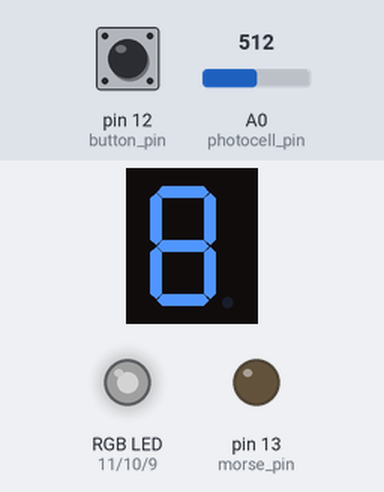
Bench run of a sketch on a simulated Arduino Uno, built with avr-gcc and run on an emulated ATmega328P. Shown: 1-digit seven-segment display, an RGB LED mixed from three pins (HIGH = lit), output pins drawn as LEDs (lit = HIGH). Wiring (inferred from the names in the program): 1-digit 7-segment display, segments lit when HIGH: segments pin 0, pin 1, pin 2, pin 4, pin 5, pin 6, pin 7. The inputs (shaded band) are chosen by the test bench; at power-on: A0 (photocell_pin) = 512, pin 12 (button_pin) LOW. Dim RGB values are drawn brighter than linear; the segment pins are drawn as the display they are named for; pins used as bus, display or sensor lines are not drawn.

Above: at 1.2 s.
1.3 s: A0 (photocell_pin) set to 482
At 1.66 s:
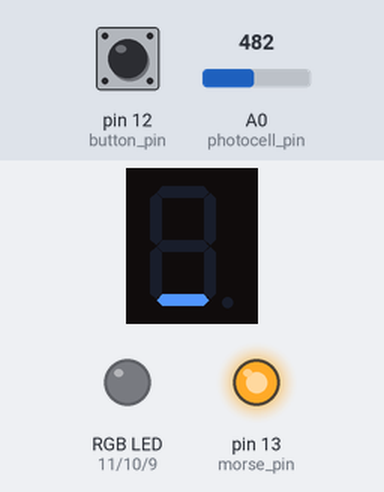
At 3.1 s:
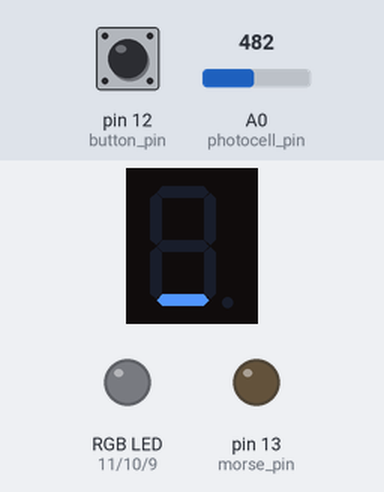
3.3 s: A0 (photocell_pin) set to 510
At 5.82 s:
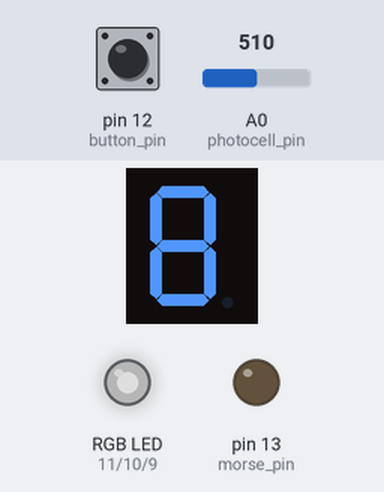
Timing chart, 0 to 12.3 s (numbered marks = the images above; inputs shaded):
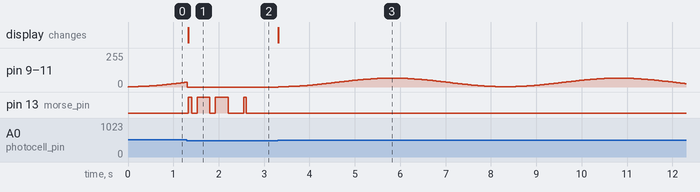

The sketch:

arduino_verkefni.ino
```cpp
// -------------------------------------------------------------------------- //
//                               Static Data                                  //
// -------------------------------------------------------------------------- //

int current_num = 0;

// ------------------------------------
// Data for RGB LED.
const int red_pin = 11;
const int green_pin = 10;
const int blue_pin = 9;

// The color combinations the assignment sheet told us were required, indexable to the right number.
byte colors[][3] = {
  {   0,   0,   0 }, // 0 --> light off
  { 255,   0,   0 }, // 1 --> red
  {   0, 255,   0 }, // 2 --> green
  { 255, 255,   0 }, // 3 --> red & green
  {   0,   0, 255 }, // 4 --> blue
  { 255,   0, 255 }, // 5 --> red & blue
  {   0, 255, 255 }, // 6 --> blue & green
  { 255, 255, 255 }, // 7 --> white (red, green & blue);
  {   0,   0,   0 }, // 8 --> light off
  {   0,   0,   0 }  // 9 --> light off
};
// ------------------------------------


// ------------------------------------
// Data for pushbutton.
const int button_pin = 12;

unsigned long wait_start = 0;
const unsigned long WAIT_THRESHOLD_TIME = 200;
// ------------------------------------


// ------------------------------------
// Data for 7 segment LED.

const int segment_count = 7;
const int segment_pins[] = { 0, 1, 2, 4, 5, 6, 7 };

const int digits[][8] = {
  {  LOW,  LOW,  LOW, HIGH,  LOW,  LOW,  LOW }, // 0
  { HIGH, HIGH,  LOW, HIGH, HIGH, HIGH,  LOW }, // 1
  {  LOW,  LOW, HIGH,  LOW, HIGH,  LOW,  LOW }, // 2
  { HIGH,  LOW,  LOW,  LOW, HIGH,  LOW,  LOW }, // 3
  { HIGH, HIGH,  LOW,  LOW,  LOW, HIGH,  LOW }, // 4
  { HIGH,  LOW,  LOW,  LOW,  LOW,  LOW, HIGH }, // 5
  {  LOW,  LOW,  LOW,  LOW,  LOW,  LOW, HIGH }, // 6
  { HIGH, HIGH,  LOW, HIGH, HIGH,  LOW,  LOW }, // 7
  {  LOW,  LOW,  LOW,  LOW,  LOW,  LOW,  LOW }, // 8
  { HIGH, HIGH,  LOW,  LOW,  LOW,  LOW,  LOW }  // 9
};
// ------------------------------------


// ------------------------------------
// Data for the morse code.
const int morse_pin = 13;

const int DOT_TIME = 100;
const int DASH_TIME = DOT_TIME * 3;
const int INTRALETTER_WAITTIME = DOT_TIME;
const int INTERLETTER_WAITTIME = DOT_TIME * 2; // We will already have waited one DOT_TIME, because of the INTRALETTER_WAITTIME
const int INTERWORD_WAITTIME = DOT_TIME * 4; // See above for why this is not DOT_TIME * 7

char morse_text[] = "We think we should get 12 for this assignment ";
char* morse_curr_pos = morse_text;

int morse_current_token = 0;
unsigned long morse_last_token_start;

boolean (*tokens[5])(unsigned long, unsigned long);
int token_count = 0;
// ------------------------------------


// ------------------------------------
// Data for sleeping / light sensor.
const int LIGHT_THRESHOLD = 500;
const int photocell_pin = A0;

const float twopi = 6.283185307f;
const float threehalfspi = 4.71238898f;
const float cycle_length = 5.0f;

const int FELL_ASLEEP = 1;
const int ASLEEP = 2;
const int WOKE_UP = 4;
const int AWAKE = 8;

int last_sleep_state = AWAKE;
unsigned long last_sleep_start;
// ------------------------------------


// -------------------------------------------------------------------------- //
//                           Function declarations                            //
// -------------------------------------------------------------------------- //

// ------------------------------------
// Functions for RGB LED.
void color(byte* c);
void bw(byte intensity);
// ------------------------------------


// ------------------------------------
// Functions. for pushbutton.
boolean button_press(unsigned long now); // To poll the button, with a guard against reading too many button clicks.
void setup_button(int pin);
// ------------------------------------


// ------------------------------------
// Functions for 7 segment LED.
void setup_digit_display();
void draw_digit(int digit);
// ------------------------------------


// ------------------------------------
// Functions for the morse code.
void setup_morse(unsigned long now);

void morse_fall_asleep(unsigned long now);
void morse_wake_up(unsigned long now, unsigned long sleep_start_time);

boolean dot(unsigned long start, unsigned long current);
boolean dash(unsigned long start, unsigned long current);
boolean interletter(unsigned long start, unsigned long current);
boolean interword(unsigned long start, unsigned long current);

// --autogen--
void morse_a() { token_count = 0; tokens[token_count++] = &dot; tokens[token_count++] = &dash; tokens[token_count++] = &interletter;};
void morse_b() { token_count = 0; tokens[token_count++] = &dash; tokens[token_count++] = &dot; tokens[token_count++] = &dot; tokens[token_count++] = &dot; tokens[token_count++] = &interletter;};
void morse_c() { token_count = 0; tokens[token_count++] = &dash; tokens[token_count++] = &dot; tokens[token_count++] = &dash; tokens[token_count++] = &dot; tokens[token_count++] = &interletter;};
void morse_d() { token_count = 0; tokens[token_count++] = &dash; tokens[token_count++] = &dot; tokens[token_count++] = &dot; tokens[token_count++] = &interletter;};
void morse_e() { token_count = 0; tokens[token_count++] = &dot; tokens[token_count++] = &interletter;};
void morse_f() { token_count = 0; tokens[token_count++] = &dot; tokens[token_count++] = &dot; tokens[token_count++] = &dash; tokens[token_count++] = &dot; tokens[token_count++] = &interletter;};
void morse_g() { token_count = 0; tokens[token_count++] = &dash; tokens[token_count++] = &dash; tokens[token_count++] = &dot; tokens[token_count++] = &interletter;};
void morse_h() { token_count = 0; tokens[token_count++] = &dot; tokens[token_count++] = &dot; tokens[token_count++] = &dot; tokens[token_count++] = &dot; tokens[token_count++] = &interletter;};
void morse_i() { token_count = 0; tokens[token_count++] = &dot; tokens[token_count++] = &dot; tokens[token_count++] = &interletter;};
void morse_j() { token_count = 0; tokens[token_count++] = &dot; tokens[token_count++] = &dash; tokens[token_count++] = &dash; tokens[token_count++] = &dash; tokens[token_count++] = &interletter;};
void morse_k() { token_count = 0; tokens[token_count++] = &dash; tokens[token_count++] = &dot; tokens[token_count++] = &dash; tokens[token_count++] = &interletter;};
void morse_l() { token_count = 0; tokens[token_count++] = &dot; tokens[token_count++] = &dash; tokens[token_count++] = &dot; tokens[token_count++] = &dot; tokens[token_count++] = &interletter;};
void morse_m() { token_count = 0; tokens[token_count++] = &dash; tokens[token_count++] = &dash; tokens[token_count++] = &interletter;};
void morse_n() { token_count = 0; tokens[token_count++] = &dash; tokens[token_count++] = &dot; tokens[token_count++] = &interletter;};
void morse_o() { token_count = 0; tokens[token_count++] = &dash; tokens[token_count++] = &dash; tokens[token_count++] = &dash; tokens[token_count++] = &interletter;};
void morse_p() { token_count = 0; tokens[token_count++] = &dot; tokens[token_count++] = &dash; tokens[token_count++] = &dash; tokens[token_count++] = &dot; tokens[token_count++] = &interletter;};
void morse_q() { token_count = 0; tokens[token_count++] = &dash; tokens[token_count++] = &dash; tokens[token_count++] = &dot; tokens[token_count++] = &dash; tokens[token_count++] = &interletter;};
void morse_r() { token_count = 0; tokens[token_count++] = &dot; tokens[token_count++] = &dash; tokens[token_count++] = &dot; tokens[token_count++] = &interletter;};
void morse_s() { token_count = 0; tokens[token_count++] = &dot; tokens[token_count++] = &dot; tokens[token_count++] = &dot; tokens[token_count++] = &interletter;};
void morse_t() { token_count = 0; tokens[token_count++] = &dash; tokens[token_count++] = &interletter;};
void morse_u() { token_count = 0; tokens[token_count++] = &dot; tokens[token_count++] = &dot; tokens[token_count++] = &dash; tokens[token_count++] = &interletter;};
void morse_v() { token_count = 0; tokens[token_count++] = &dot; tokens[token_count++] = &dot; tokens[token_count++] = &dot; tokens[token_count++] = &dash; tokens[token_count++] = &interletter;};
void morse_w() { token_count = 0; tokens[token_count++] = &dot; tokens[token_count++] = &dash; tokens[token_count++] = &dash; tokens[token_count++] = &interletter;};
void morse_x() { token_count = 0; tokens[token_count++] = &dash; tokens[token_count++] = &dot; tokens[token_count++] = &dot; tokens[token_count++] = &dash; tokens[token_count++] = &interletter;};
void morse_y() { token_count = 0; tokens[token_count++] = &dash; tokens[token_count++] = &dot; tokens[token_count++] = &dash; tokens[token_count++] = &dash; tokens[token_count++] = &interletter;};
void morse_z() { token_count = 0; tokens[token_count++] = &dash; tokens[token_count++] = &dash; tokens[token_count++] = &dot; tokens[token_count++] = &dot; tokens[token_count++] = &interletter;};


void (*alphabet[])() = { &morse_a, &morse_b, &morse_c, &morse_d, &morse_e, &morse_f, &morse_g, &morse_h, &morse_i, &morse_j, &morse_k, &morse_l, &morse_m, &morse_n, &morse_o, &morse_p, &morse_q, &morse_r, &morse_s, &morse_t, &morse_u, &morse_v, &morse_w, &morse_x, &morse_y, &morse_z };
// --autogen--

void morse_interword();

boolean char2index(char& c);
void morse_state_step();
void morse_step(unsigned long now);
// ------------------------------------


// ------------------------------------
// Data for sleeping / light sensor.
void setup_sleep(unsigned long now);

int sleep_status();

float sleep_cycle_position(unsigned long now, unsigned long start_time);
byte sleep_light_intensity(unsigned long now, unsigned long start_time);

void woke_up(unsigned long now);
void fell_asleep(unsigned long now);
// ------------------------------------


// -------------------------------------------------------------------------- //
//                           Function definitions                             //
// -------------------------------------------------------------------------- //

// ------------------------------------
// Top level and program flow functions.
void setup() {
  unsigned long now = millis();
  setup_morse(now);
  setup_button(button_pin);
  setup_digit_display();
  setup_sleep(now);
  color(colors[current_num]);
  draw_digit(current_num);
}

void loop() {
  unsigned long now = millis();

  switch (sleep_status()) {
    case FELL_ASLEEP:
      fell_asleep(now);
      // Deliberate fall through to next case.
    case ASLEEP:
      asleep(now);
      break;
    case WOKE_UP:
      wake_up(now);
      // Deliberate fall through to next case.
    case AWAKE:
      awake(now);
      break;
  }

  delay(20);
}

void wake_up(unsigned long now) {
  bw(0);
  draw_digit(current_num);
  color(colors[current_num]);
  morse_wake_up(now, last_sleep_start);
}

void awake(unsigned long now) {
  if (button_press(now)) {
    current_num = (current_num+1) % 10;
    color(colors[current_num]);
    draw_digit(current_num);
  }
  morse_step(now);
}

void fell_asleep(unsigned long now) {

  turn_off_display();
  morse_fall_asleep(now);

  last_sleep_start = now;
}

void asleep(unsigned long now) {
  bw(sleep_light_intensity(now, last_sleep_start) / 4 + 3);
}
// ------------------------------------


// ------------------------------------
// Functions for RGB LED.
void color(byte* c) {
  analogWrite(red_pin, c[0]);
  analogWrite(green_pin, c[1]);
  analogWrite(blue_pin, c[2]);
}

void bw(byte intensity) {
  analogWrite(red_pin, intensity);
  analogWrite(green_pin, intensity);
  analogWrite(blue_pin, intensity);
}
// ------------------------------------


// ------------------------------------
// Functions. for pushbutton.
void setup_button(int pin) { pinMode(pin, INPUT); }

boolean button_press(unsigned long now) {
   //Turn on guard against multiple clicks by setting threshold time, during which button state is ignored
   if ((now - wait_start) > WAIT_THRESHOLD_TIME && digitalRead(button_pin) == HIGH) {
     wait_start = millis();
    return true;
  }
  return false;
}
// ------------------------------------


// ------------------------------------
// Functions for 7 segment LED.
void draw_digit(int digit) {
  for (int i = 0; i < segment_count; i++) {
    digitalWrite(segment_pins[i], digits[digit][i]);
  }
}

void setup_digit_display() {
  for (int i = 0; i < segment_count; i++) {
    pinMode(segment_pins[i], OUTPUT);
  }
  turn_off_display();
}

void turn_off_display() {
  for (int i = 0; i < segment_count; i++) {
    digitalWrite(segment_pins[i], HIGH);
  }
}
// ------------------------------------


// ------------------------------------
// Functions for the morse code.
void setup_morse(unsigned long now) {
  pinMode(morse_pin, OUTPUT);
  morse_last_token_start = now;
}

void morse_fall_asleep(unsigned long now) {
  digitalWrite(morse_pin, LOW);
}

void morse_wake_up(unsigned long now, unsigned long sleep_start_time) {
  unsigned long active_diff = sleep_start_time - morse_last_token_start;
  morse_last_token_start = now + active_diff;
}

boolean dot(unsigned long start, unsigned long current) {
  if (current - start < DOT_TIME) {
    digitalWrite(morse_pin, HIGH); // I really shouldn't write again and again into the ping. Should make it sticky instead (but that's a problem for another time).
    return false;
  }
  if (current - start < DOT_TIME + INTRALETTER_WAITTIME) {
    digitalWrite(morse_pin, LOW);
    return false;
  }
  return true;
}

boolean dash(unsigned long start, unsigned long current) {
  if (current - start < DASH_TIME) {
    digitalWrite(morse_pin, HIGH); // I really shouldn't write again and again into the ping. Should make it sticky instead (but that's a problem for another time).
    return false;
  }
  if (current - start < DASH_TIME + INTRALETTER_WAITTIME) {
    digitalWrite(morse_pin, LOW);
    return false;
  }
  return true;
}

boolean interletter(unsigned long start, unsigned long current) {
  if (current - start < INTERLETTER_WAITTIME) {
    digitalWrite(morse_pin, LOW);
    return false;
  }
  return true;
}

boolean interword(unsigned long start, unsigned long current) {
  if (current - start < INTERWORD_WAITTIME) {
    digitalWrite(morse_pin, LOW);
    return false;
  }
  return true;
}

void morse_interword() { token_count = 0; tokens[token_count++] = &interword; };

boolean char2index(char& c) {
  if (c >= 'a' && c <= 'z') { c -= 'a' - 'A'; } // If the letter is in the lowercase range, we will translate it to lowercase.
  if (!(c >= 'A' && c <= 'Z')) { return false; } // If it isn't in lowercase now, then it isn't a letter.
  c -= 'A'; // A is the zeroth index in the func array.
  return true;
}

void morse_state_step() {
  if (*morse_curr_pos != 0) {
    char c = *morse_curr_pos;
    if (char2index(c)) {
      ((*alphabet[c]))();
    }
    else {
      morse_interword();
    }
    ++morse_curr_pos;
  }
  else {
    morse_curr_pos = morse_text;
    morse_interword();
  }
}

void morse_step(unsigned long now) {
  if (morse_current_token < token_count) {
    if ((*tokens[morse_current_token])(morse_last_token_start, now)) {
      morse_last_token_start = now;
      ++morse_current_token;
    }
  }
  else {
    morse_state_step();
    morse_current_token = 0;
  }
}
// ------------------------------------


// ------------------------------------
// Data for sleeping / light sensor.
void setup_sleep(unsigned long now) {
  last_sleep_start = now;
  pinMode(A0, INPUT);
}

int sleep_status() {
  if (analogRead(photocell_pin) >= LIGHT_THRESHOLD) {
    if (last_sleep_state == FELL_ASLEEP || last_sleep_state == ASLEEP) {
      return last_sleep_state = ASLEEP;
    }
    return last_sleep_state = FELL_ASLEEP;
  }
  else if (last_sleep_state == WOKE_UP || last_sleep_state == AWAKE) {
    return last_sleep_state = AWAKE;
  }
  return last_sleep_state = WOKE_UP;
}

float sleep_cycle_position(unsigned long now, unsigned long start_time) {
  float offset = float(now - start_time) / 1000;
  return offset / cycle_length * twopi + threehalfspi;
}

byte sleep_light_intensity(unsigned long now, unsigned long start_time) {
  float cycle_pos = sleep_cycle_position(now, start_time);
  float shifted_sin = float(sin(cycle_pos)) + 1;
  return byte(shifted_sin * 128.0f - 0.99f); // -0.99f instead of -1.0f to avoid negative overflow.
}
// ------------------------------------
```

Measured:
- the behaviour switches between 500 and 499 on A0 (photocell_pin) (found by bisection; images 0 and 1)
- after the input at 1.3 s, the display: changes at once (image 1)
